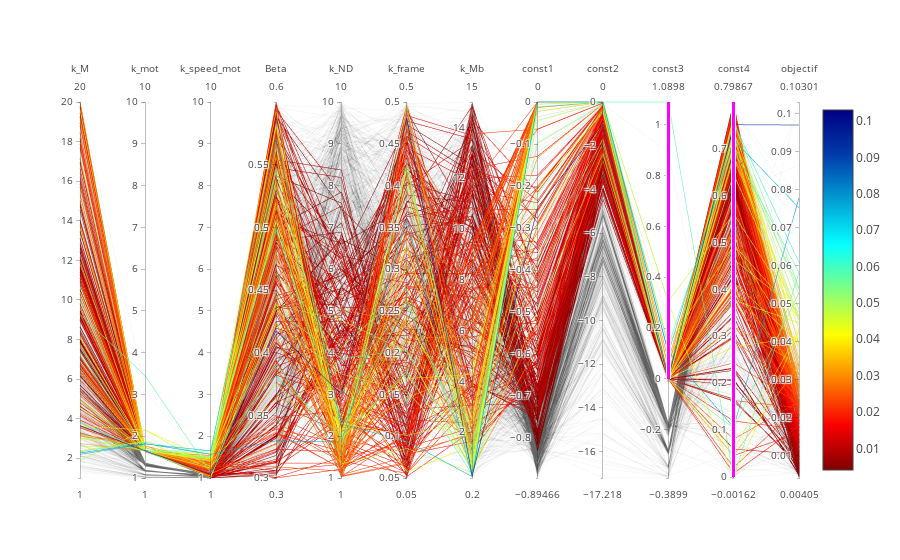

Notebook code for this chart:
### Markdown cell above
### MaxTime= True

### Code cell
import plotly
import plotly.graph_objs as go
import plotly.io as pio

import pandas as pd 

df = pd.read_csv('./Data/positive_contr.csv')

plotly.offline.init_notebook_mode(connected=True)
 
data = [
    go.Parcoords(
        line = dict(color = df['mass'],
                   colorscale = 'Jet',
                   showscale = True,
                   reversescale = True,
                   cmin = df['mass'].min(),
                   cmax = df['mass'].max()),
        
       dimensions = list([
            dict(range = [1,20],
                 label = 'k_M', values = df['k_M']),
            dict(range = [1,10],
                 label = 'k_mot', values = df['k_mot']),
            dict(range = [1,10],
                 label = 'k_speed_mot', values = df['k_speed_mot']),
            dict(range = [0.3,0.6],
                 label = 'Beta', values = df['Beta']),
            dict(range = [1,10],
                 label = 'k_ND', values = df['k_ND']),
            dict(range = [0.05,.5],
                 label = 'k_frame', values = df['k_frame']),
            dict(range = [.2,15],
                 label = 'k_Mb', values = df['k_Mb']),
            dict(range = [min(df['const1']),max(df['const1'])],
                 label = 'const1', values = df['const1']),
            dict(range = [min(df['const2']),max(df['const2'])],
                 constraintrange=[0,max(df['const2'])],
                 label = 'const2', values = df['const2']),
            dict(range = [min(df['const3']),max(df['const3'])],
                 constraintrange=[0,max(df['const3'])],
                 label = 'const3', values = df['const3']),
            dict(range = [min(df['const4']),max(df['const4'])],
                 constraintrange=[0,max(df['const4'])],
                 label = 'const4', values = df['const4']),
            dict(range = [min(df['mass']),max(df['mass'])],
                 label = 'objectif', values = df['mass']),
           
        ])
    )
]

plotly.offline.iplot(data, filename = 'parcoords-advanced')
figure=go.Figure(data=data)
pio.write_image(figure, 'parallelcoordinates.pdf')

### Figure 1 — Plotly figure (JSON) as saved in the notebook; plotly's stock layout.template omitted (floating-point values rounded to 4 significant figures; data arrays with more than 128 entries replaced by an {"elided": "..."} marker saying what was removed)
{"data": [{"dimensions": [{"label": "k_M", "range": [1, 20], "values": {"elided": "1000 float values"}}, {"label": "k_mot", "range": [1, 10], "values": {"elided": "1000 float values"}}, {"label": "k_speed_mot", "range": [1, 10], "values": {"elided": "1000 float values"}}, {"label": "Beta", "range": [0.3, 0.6], "values": {"elided": "1000 float values"}}, {"label": "k_ND", "range": [1, 10], "values": {"elided": "1000 float values"}}, {"label": "k_frame", "range": [0.05, 0.5], "values": {"elided": "1000 float values"}}, {"label": "k_Mb", "range": [0.2, 15], "values": {"elided": "1000 float values"}}, {"label": "const1", "range": [-0.8947, 4.898e-14], "values": {"elided": "1000 float values"}}, {"constraintrange": [0, 2.52e-13], "label": "const2", "range": [-17.22, 2.52e-13], "values": {"elided": "1000 float values"}}, {"constraintrange": [0, 1.09], "label": "const3", "range": [-0.3899, 1.09], "values": {"elided": "1000 float values"}}, {"constraintrange": [0, 0.7987], "label": "const4", "range": [-0.001617, 0.7987], "values": {"elided": "1000 float values"}}, {"label": "objectif", "range": [0.004051, 0.103], "values": {"elided": "1000 float values"}}], "line": {"cmax": 0.103, "cmin": 0.004051, "color": {"elided": "1000 float values"}, "colorscale": "Jet", "reversescale": true, "showscale": true}, "type": "parcoords", "uid": "e2ab554f-5ec4-481a-a268-dbd0700e2507"}], "layout": {}}
